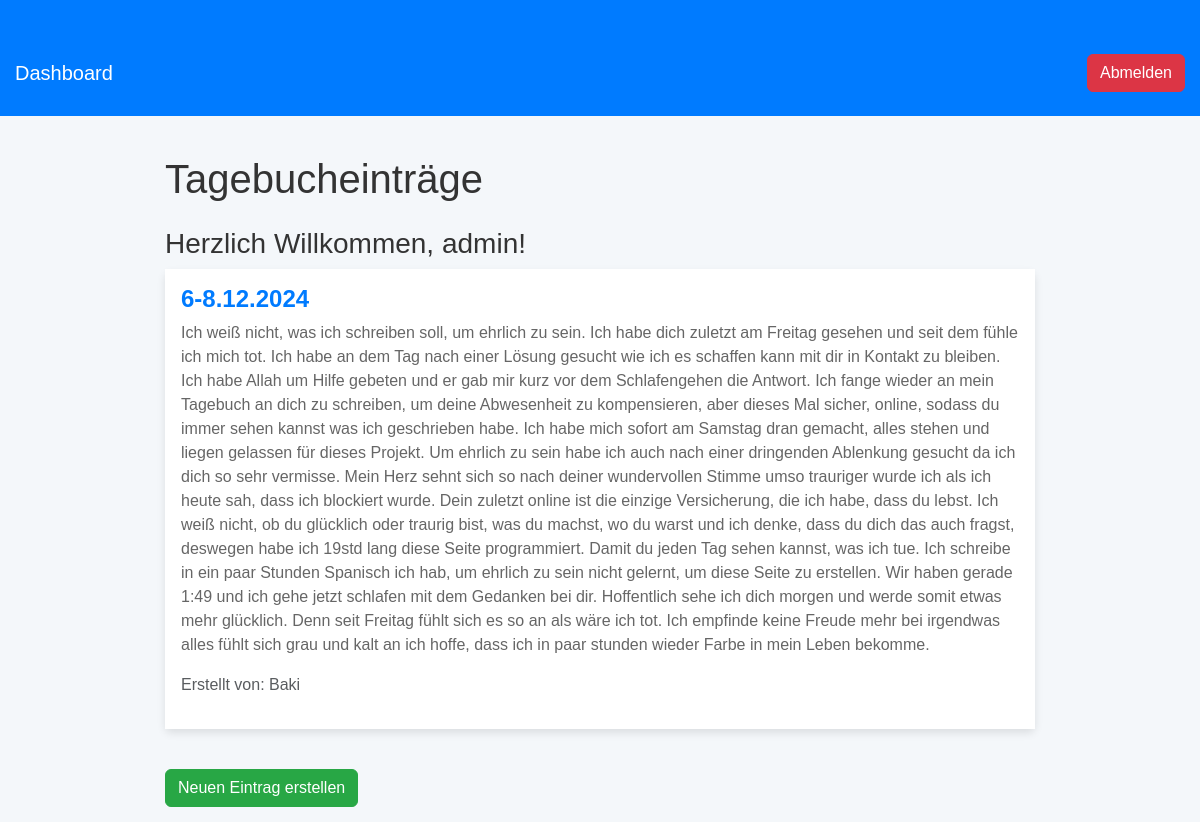
Page /dashboard (signed in) on the earlier database version.
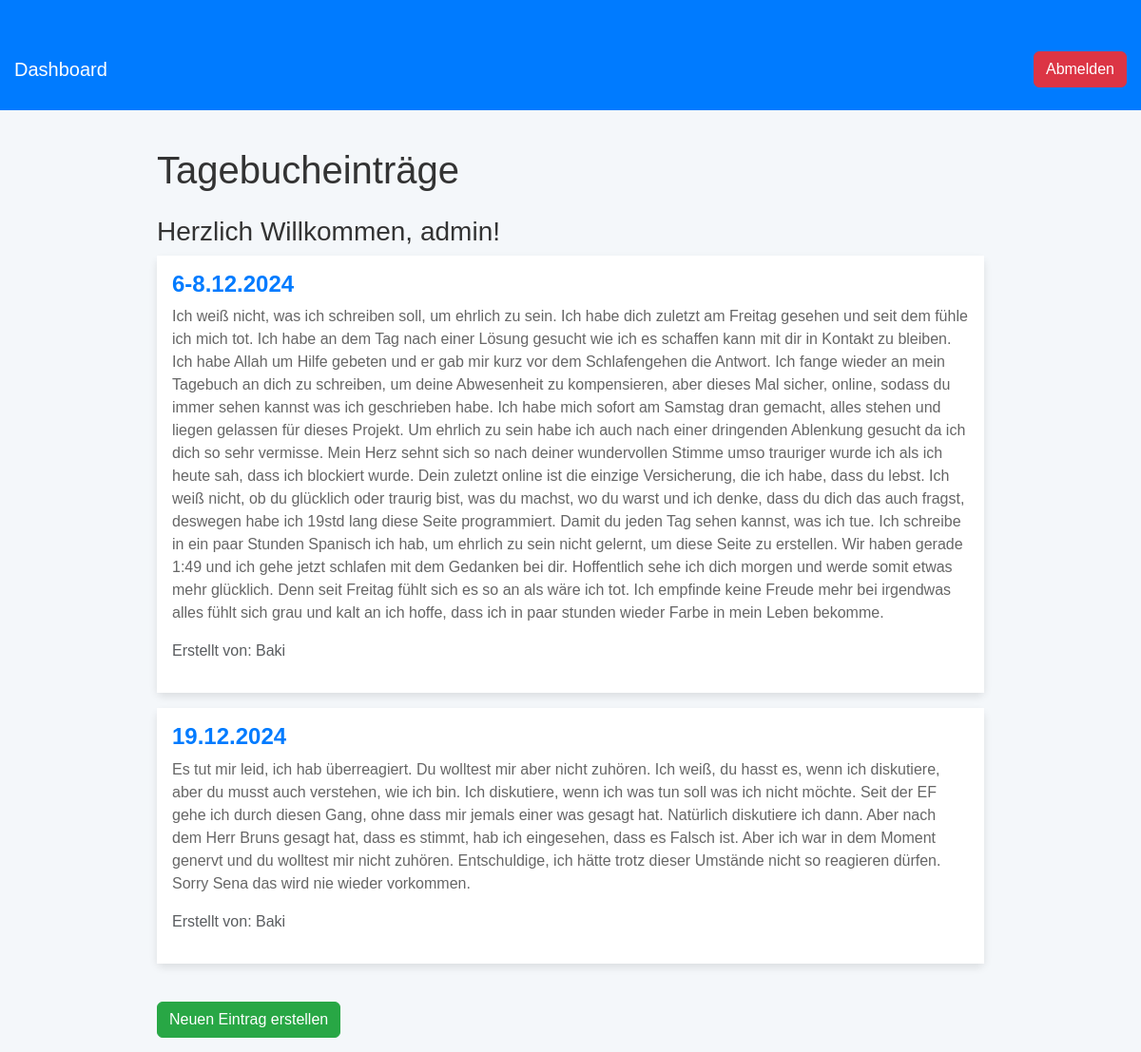
Same page on the later database version.
### app.py (models this page shows)
class User(db.Model, UserMixin):
    id = db.Column(db.Integer, primary_key=True)
    username = db.Column(db.String(150), unique=True, nullable=False)
    password = db.Column(db.String(150), nullable=False)
    is_admin = db.Column(db.Boolean, default=False)  # Kennzeichnet den Admin

class DiaryEntry(db.Model):
    id = db.Column(db.Integer, primary_key=True)
    title = db.Column(db.String(150), nullable=False)
    content = db.Column(db.Text, nullable=False)
    created_by = db.Column(db.String(150), nullable=False)

### app.py (the view)
@app.route('/dashboard')
@login_required
def dashboard():
    entries = DiaryEntry.query.all()
    return render_template('dashboard.html', entries=entries, user=current_user)

### app.py (called while the page is built)
@login_manager.user_loader
def load_user(user_id):
    return User.query.get(int(user_id))

### templates/dashboard.html (shortened to what this page needs)
<!DOCTYPE html>
<html lang="de">
<head>
    <link href="https://cdn.jsdelivr.net/npm/bootstrap@5.3.0-alpha3/dist/css/bootstrap.min.css" rel="stylesheet">
    <link href="{{ url_for('static', filename='css/styles.css') }}" rel="stylesheet">
</head>
<body>
    <nav class="navbar navbar-expand-lg navbar-light">
        <div class="container">
            <a class="navbar-brand" href="#">Dashboard</a>
            <div class="ms-auto">
                {% if current_user.is_authenticated %}
                    <a class="btn btn-secondary" href="{{ url_for('logout') }}">Abmelden</a>
                {% else %}
                    <a class="btn btn-primary" href="{{ url_for('login') }}">Anmelden</a>
                {% endif %}
            </div>
        </div>
    </nav>
    <div class="container dashboard-container mt-4">
        <h1 class="mb-4">Tagebucheinträge</h1>
        <h3>Herzlich Willkommen, {{ current_user.username }}!</h3>
        {% for entry in entries %}
            <div class="card mb-3">
                <div class="card-body">
                    <h5 class="card-title">{{ entry.title }}</h5>
                    <p class="card-text">{{ entry.content }}</p>
                    <p class="text-muted">Erstellt von: {{ entry.created_by }}</p>
                </div>
            </div>
        {% else %}
            <p class="text-muted">Keine Einträge vorhanden.</p>
        {% endfor %}
        {% if user.is_admin %}
            <a class="btn btn-primary mt-4" href="{{ url_for('upload') }}">Neuen Eintrag erstellen</a>
        {% endif %}
    </div>
</body>
</html>

### static/css/styles.css (style rules this page uses)
body { font-family: 'Arial', sans-serif; background-color: #f4f7fa; color: #333; margin: 0; padding: 0; }
.navbar { background-color: #007bff; }
.navbar .navbar-brand { color: #fff !important; }
.navbar .btn-secondary { background-color: #dc3545; border-color: #dc3545; }
.btn-primary { background-color: #28a745; border-color: #28a745; }
.container { max-width: 1200px; margin-top: 30px; padding: 15px; }
.dashboard-container { max-width: 900px; margin: 0 auto; }
.card { border: none; box-shadow: 0 4px 8px rgba(0, 0, 0, 0.1); transition: transform 0.3s ease, box-shadow 0.3s ease; }
.card-body { background-color: #fff; }
.card-title { color: #007bff; font-size: 1.5rem; font-weight: bold; }
.card-text { font-size: 1rem; color: #666; }
.text-muted { color: #888; }

Differences in the rows shown:
added DiaryEntry: title "19.12.2024", content "Es tut mir leid, ich hab überreagiert. Du wolltest mir aber nicht zuhören. Ich weiß, du hasst es, wenn ich diskutiere, aber du musst auch verstehen, wie ich bin. Ich diskutiere, wenn ich was tun soll was ich nicht möchte. Seit der EF gehe ich durch diesen Gang, ohne dass mir jemals einer was gesagt hat. Natürlich diskutiere ich dann. Aber nach dem Herr Bruns gesagt hat, dass es stimmt, hab ich eingesehen, dass es Falsch ist. Aber ich war in dem Moment genervt und du wolltest mir nicht zuhören. Entschuldige, ich hätte trotz dieser Umstände nicht so reagieren dürfen. Sorry Sena das wird nie wieder vorkommen.", created_by "Baki"
